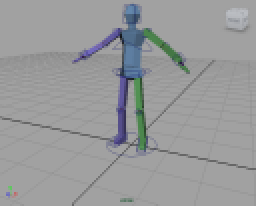
#> input picture Red9/tests/testFiles/MetaRig_Poses/T_Pose.bmp, 128 x 103 px (shown 2 times larger); its folder holds only this picture in this run
$ python -i imageTools.py   (imports and definitions only)
#> lines starting #> are read from the running program, lines starting #| are printed output that depends on the picture
#> further down, picture is the input picture: PIL image 128x103 RGB; mean R, G, B 152.6, 154.1, 155.3
from PIL import Image, ImageFilter, ImageChops, PngImagePlugin
import random
from math import ceil, sqrt
import base64
from io import BytesIO
import os
from cgm.lib import files
import tempfile
import maya.cmds as mc

import numpy as np
import cv2
from scipy.spatial import cKDTree

import logging
# [1 line not run here, left out]
log = logging.getLogger(__name__)
# [1 line not run here, left out]


# [35 lines left out: function expand_uv_borders, not called in this run]

def multiply(image1, image2):
    return ImageChops.multiply(image1, image2)

def adjust_opacity(image, opacity):
    alpha = Image.new('L', image.size, int(255 * opacity))
    return Image.composite(image, Image.new(image.mode, image.size), alpha)

def blurImage(image, blur_radius=2):
    # Apply the blur filter with the specified radius
    blurred_image = image.filter(ImageFilter.GaussianBlur(blur_radius))

    # Save the blurred image to the specified output path
    return blurred_image

# [26 lines left out: functions encodeImageToString, decodeStringToImage, not called in this run]


def addMonochromaticNoise(image, noise_intensity=0.1, blur_radius=0):
    # Create a new image with the same size as the input image
#> called with noise_intensity = 0.1, blur_radius = 0
    noise_image = Image.new('L', image.size)
#> noise_image: PIL image 128x103 L; every value is 0

    # Fill the noise image with random monochromatic noise
    for x in range(image.size[0]):
        for y in range(image.size[1]):
            noise_value = int(random.gauss(128, 128 * noise_intensity))
            noise_image.putpixel((x, y), (noise_value,))
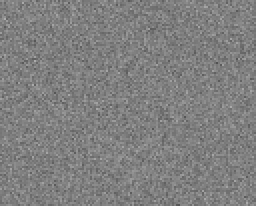
#> noise_image: PIL image 128x103 L (shown 2 times larger); min 81, max 173, mean 127.5

    noise_image = blurImage(noise_image, blur_radius)

    # Convert the input image to grayscale
    grayscale_image = image.convert('L')
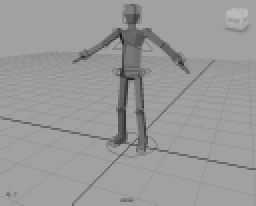
#> grayscale_image: PIL image 128x103 L (shown 2 times larger); min 20, max 189, mean 153.8

    #noise_image = adjust_opacity(noise_image, noise_intensity)

    # Blend the input image with the noise image
    noise_image = multiply(grayscale_image, noise_image)
#> in multiply, `return ImageChops.multiply(image1, image2)`:
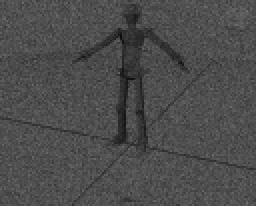
#> returned value: PIL image 128x103 L (shown 2 times larger); min 9, max 111, mean 76.4

    noisy_image = Image.blend(grayscale_image, noise_image, noise_intensity)

    return noisy_image

# [63 lines left out: functions createContactSheet, getResolutionFromContactSheet, not called in this run]

# Sample usage with a PIL Image object for the contact_sheet
# Uncomment the last line to run the function
# print(getResolutionFromContactSheet(contact_sheet, 2))


def createContactSheetFromStrings(image_strings):
    images = [decodeStringToImage(x) for x in image_strings]
    return createContactSheet(images)

# [89 lines left out: functions createContactSheetFromPaths, splitContactSheet, getPngMetadata, makePngInfo, makePNGFromString, not called in this run]

>>> from PIL import Image
>>> picture = Image.open('../../../Red9/tests/testFiles/MetaRig_Poses/T_Pose.bmp')
>>> result = addMonochromaticNoise(picture)

$ run again, on Red9/tests/testFiles/MetaRig_Poses/jump_f218.bmp
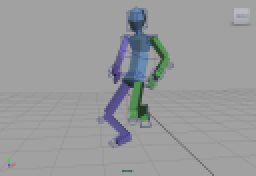
#> input picture Red9/tests/testFiles/MetaRig_Poses/jump_f218.bmp, 128 x 88 px (shown 2 times larger)
#> picture is the input picture: PIL image 128x88 RGB; mean R, G, B 152.9, 154.6, 156
#> after the loop in addMonochromaticNoise, `for x in range(image.size[0]):`:
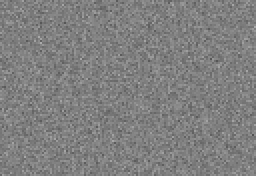
#> noise_image: PIL image 128x88 L (shown 2 times larger); min 81, max 173, mean 127.5
#> in multiply, `return ImageChops.multiply(image1, image2)`:
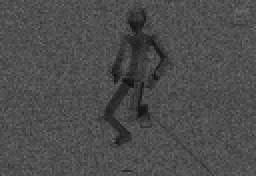
#> returned value: PIL image 128x88 L (shown 2 times larger); min 14, max 109, mean 76.6

$ run again, on Red9/tests/testFiles/MetaRig_Poses/jump_f218_projected.bmp
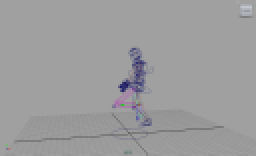
#> input picture Red9/tests/testFiles/MetaRig_Poses/jump_f218_projected.bmp, 128 x 78 px (shown 2 times larger)
#> picture is the input picture: PIL image 128x78 RGB; mean R, G, B 156.7, 156.5, 157.5
#> after the loop in addMonochromaticNoise, `for x in range(image.size[0]):`:
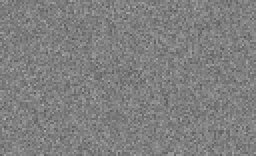
#> noise_image: PIL image 128x78 L (shown 2 times larger); min 85, max 173, mean 127.5
#> in addMonochromaticNoise, `noisy_image = Image.blend(grayscale_image, noise_image, noise_intensity)`:
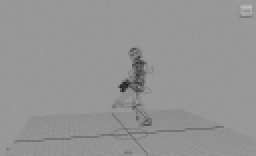
#> noisy_image: PIL image 128x78 L (shown 2 times larger); min 30, max 188, mean 148.3

$ run again, on Red9/tests/testFiles/MetaRig_Poses/jump_f9.bmp
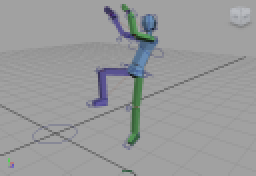
#> input picture Red9/tests/testFiles/MetaRig_Poses/jump_f9.bmp, 128 x 88 px (shown 2 times larger)
#> picture is the input picture: PIL image 128x88 RGB; mean R, G, B 153, 154.4, 155.3
#> after the loop in addMonochromaticNoise, `for x in range(image.size[0]):`:
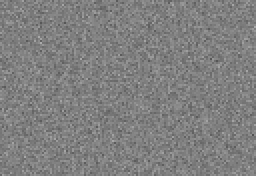
#> noise_image: PIL image 128x88 L (shown 2 times larger); min 81, max 173, mean 127.5
#> in multiply, `return ImageChops.multiply(image1, image2)`:
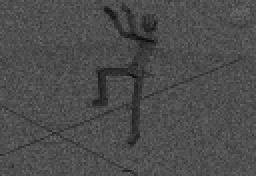
#> returned value: PIL image 128x88 L (shown 2 times larger); min 11, max 109, mean 76.5
